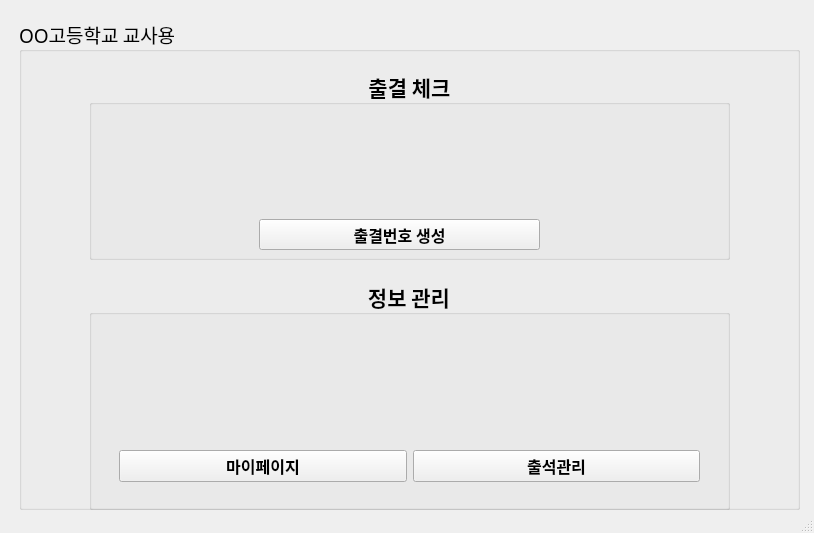
<?xml version="1.0" encoding="UTF-8"?>
<ui version="4.0">
 <class>MainWindow</class>
 <widget class="QMainWindow" name="MainWindow">
  <property name="geometry">
   <rect>
    <x>0</x>
    <y>0</y>
    <width>814</width>
    <height>533</height>
   </rect>
  </property>
  <property name="font">
   <font>
    <family>D2Coding</family>
   </font>
  </property>
  <property name="windowTitle">
   <string>OO고등학교 출결관리앱</string>
  </property>
  <widget class="QWidget" name="centralwidget">
   <widget class="QWidget" name="verticalLayoutWidget">
    <property name="geometry">
     <rect>
      <x>19</x>
      <y>19</y>
      <width>781</width>
      <height>491</height>
     </rect>
    </property>
    <layout class="QVBoxLayout" name="verticalLayout">
     <item>
      <layout class="QHBoxLayout" name="horizontalLayout">
       <item>
        <widget class="QGroupBox" name="groupBox">
         <property name="font">
          <font>
           <pointsize>14</pointsize>
           <weight>50</weight>
           <bold>false</bold>
          </font>
         </property>
         <property name="title">
          <string>OO고등학교 교사용</string>
         </property>
         <widget class="QGroupBox" name="groupBox_2">
          <property name="geometry">
           <rect>
            <x>70</x>
            <y>50</y>
            <width>641</width>
            <height>191</height>
           </rect>
          </property>
          <property name="font">
           <font>
            <pointsize>16</pointsize>
            <weight>75</weight>
            <bold>true</bold>
           </font>
          </property>
          <property name="title">
           <string>출결 체크</string>
          </property>
          <property name="alignment">
           <set>Qt::AlignCenter</set>
          </property>
          <widget class="QWidget" name="horizontalLayoutWidget_3">
           <property name="geometry">
            <rect>
             <x>170</x>
             <y>30</y>
             <width>281</width>
             <height>111</height>
            </rect>
           </property>
           <layout class="QHBoxLayout" name="horizontalLayout_3">
            <item>
             <widget class="QLabel" name="num_chk">
              <property name="text">
               <string/>
              </property>
              <property name="pixmap">
               <pixmap>../../../Users/Admin/image/다운로드 (6).png</pixmap>
              </property>
              <property name="alignment">
               <set>Qt::AlignCenter</set>
              </property>
             </widget>
            </item>
           </layout>
          </widget>
          <widget class="QPushButton" name="btn_chk">
           <property name="geometry">
            <rect>
             <x>170</x>
             <y>150</y>
             <width>281</width>
             <height>31</height>
            </rect>
           </property>
           <property name="font">
            <font>
             <pointsize>12</pointsize>
             <weight>75</weight>
             <bold>true</bold>
            </font>
           </property>
           <property name="text">
            <string>출결번호 생성</string>
           </property>
          </widget>
         </widget>
         <widget class="QGroupBox" name="groupBox_3">
          <property name="geometry">
           <rect>
            <x>70</x>
            <y>260</y>
            <width>641</width>
            <height>231</height>
           </rect>
          </property>
          <property name="font">
           <font>
            <pointsize>16</pointsize>
            <weight>75</weight>
            <bold>true</bold>
           </font>
          </property>
          <property name="title">
           <string>정보 관리</string>
          </property>
          <property name="alignment">
           <set>Qt::AlignCenter</set>
          </property>
          <widget class="QWidget" name="horizontalLayoutWidget">
           <property name="geometry">
            <rect>
             <x>29</x>
             <y>39</y>
             <width>581</width>
             <height>130</height>
            </rect>
           </property>
           <layout class="QHBoxLayout" name="horizontalLayout_4">
            <item>
             <widget class="QLabel" name="my_page">
              <property name="text">
               <string/>
              </property>
              <property name="pixmap">
               <pixmap>../../../Users/Admin/image/4543148.png</pixmap>
              </property>
              <property name="alignment">
               <set>Qt::AlignCenter</set>
              </property>
             </widget>
            </item>
            <item>
             <widget class="QLabel" name="my_atd">
              <property name="text">
               <string/>
              </property>
              <property name="pixmap">
               <pixmap>../../../Users/Admin/Downloads/attendance (2).png</pixmap>
              </property>
              <property name="alignment">
               <set>Qt::AlignCenter</set>
              </property>
             </widget>
            </item>
           </layout>
          </widget>
          <widget class="QWidget" name="horizontalLayoutWidget_4">
           <property name="geometry">
            <rect>
             <x>30</x>
             <y>170</y>
             <width>581</width>
             <height>34</height>
            </rect>
           </property>
           <layout class="QHBoxLayout" name="horizontalLayout_5">
            <item>
             <widget class="QPushButton" name="btn_page">
              <property name="font">
               <font>
                <pointsize>12</pointsize>
               </font>
              </property>
              <property name="text">
               <string>마이페이지</string>
              </property>
             </widget>
            </item>
            <item>
             <widget class="QPushButton" name="btn_atd">
              <property name="font">
               <font>
                <pointsize>12</pointsize>
               </font>
              </property>
              <property name="text">
               <string>출석관리</string>
              </property>
             </widget>
            </item>
           </layout>
          </widget>
         </widget>
        </widget>
       </item>
      </layout>
     </item>
    </layout>
   </widget>
  </widget>
  <widget class="QStatusBar" name="statusbar"/>
 </widget>
 <resources/>
 <connections/>
</ui>
